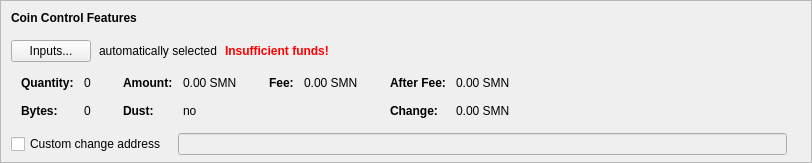
    <widget class="QFrame" name="frameCoinControl">
     <property name="sizePolicy">
      <sizepolicy hsizetype="Expanding" vsizetype="Expanding">
       <horstretch>0</horstretch>
       <verstretch>0</verstretch>
      </sizepolicy>
     </property>
     <property name="maximumSize">
      <size>
       <width>16777215</width>
       <height>16777215</height>
      </size>
     </property>
     <property name="frameShape">
      <enum>QFrame::StyledPanel</enum>
     </property>
     <property name="frameShadow">
      <enum>QFrame::Sunken</enum>
     </property>
     <layout class="QVBoxLayout" name="verticalLayoutCoinControl2">
      <property name="spacing">
       <number>0</number>
      </property>
      <property name="leftMargin">
       <number>0</number>
      </property>
      <property name="topMargin">
       <number>0</number>
      </property>
      <property name="rightMargin">
       <number>0</number>
      </property>
      <property name="bottomMargin">
       <number>6</number>
      </property>
      <item>
       <layout class="QVBoxLayout" name="verticalLayoutCoinControl" stretch="0,0,0,0,1">
        <property name="spacing">
         <number>0</number>
        </property>
        <property name="leftMargin">
         <number>10</number>
        </property>
        <property name="topMargin">
         <number>10</number>
        </property>
        <item>
         <layout class="QHBoxLayout" name="horizontalLayoutCoinControl1">
          <property name="bottomMargin">
           <number>15</number>
          </property>
          <item>
           <widget class="QLabel" name="labelCoinControlFeatures">
            <property name="sizePolicy">
             <sizepolicy hsizetype="Preferred" vsizetype="Maximum">
              <horstretch>0</horstretch>
              <verstretch>0</verstretch>
             </sizepolicy>
            </property>
            <property name="font">
             <font>
              <weight>75</weight>
              <bold>true</bold>
             </font>
            </property>
            <property name="styleSheet">
             <string notr="true">font-weight:bold;</string>
            </property>
            <property name="text">
             <string>Coin Control Features</string>
            </property>
           </widget>
          </item>
         </layout>
        </item>
        <item>
         <layout class="QHBoxLayout" name="horizontalLayoutCoinControl2" stretch="0,0,0,0">
          <property name="spacing">
           <number>8</number>
          </property>
          <property name="bottomMargin">
           <number>10</number>
          </property>
          <item>
           <widget class="QPushButton" name="pushButtonCoinControl">
            <property name="styleSheet">
             <string notr="true"/>
            </property>
            <property name="text">
             <string>Inputs...</string>
            </property>
            <property name="autoDefault">
             <bool>false</bool>
            </property>
           </widget>
          </item>
          <item>
           <widget class="QLabel" name="labelCoinControlAutomaticallySelected">
            <property name="text">
             <string>automatically selected</string>
            </property>
            <property name="margin">
             <number>5</number>
            </property>
           </widget>
          </item>
          <item>
           <widget class="QLabel" name="labelCoinControlInsuffFunds">
            <property name="font">
             <font>
              <weight>75</weight>
              <bold>true</bold>
             </font>
            </property>
            <property name="styleSheet">
             <string notr="true">color:red;font-weight:bold;</string>
            </property>
            <property name="text">
             <string>Insufficient funds!</string>
            </property>
            <property name="margin">
             <number>5</number>
            </property>
           </widget>
          </item>
          <item>
           <spacer name="horizontalSpacerCoinControl">
            <property name="orientation">
             <enum>Qt::Horizontal</enum>
            </property>
            <property name="sizeHint" stdset="0">
             <size>
              <width>40</width>
              <height>1</height>
             </size>
            </property>
           </spacer>
          </item>
         </layout>
        </item>
        <item>
         <widget class="QWidget" name="widgetCoinControl" native="true">
          <property name="sizePolicy">
           <sizepolicy hsizetype="Preferred" vsizetype="Preferred">
            <horstretch>0</horstretch>
            <verstretch>0</verstretch>
           </sizepolicy>
          </property>
          <property name="minimumSize">
           <size>
            <width>0</width>
            <height>0</height>
           </size>
          </property>
          <property name="styleSheet">
           <string notr="true"/>
          </property>
          <layout class="QHBoxLayout" name="horizontalLayoutCoinControl5">
           <property name="leftMargin">
            <number>0</number>
           </property>
           <property name="topMargin">
            <number>0</number>
           </property>
           <property name="rightMargin">
            <number>0</number>
           </property>
           <property name="bottomMargin">
            <number>0</number>
           </property>
           <item>
            <layout class="QHBoxLayout" name="horizontalLayoutCoinControl3" stretch="0,0,0,1">
             <property name="spacing">
              <number>20</number>
             </property>
             <property name="topMargin">
              <number>0</number>
             </property>
             <property name="bottomMargin">
              <number>10</number>
             </property>
             <item>
              <layout class="QFormLayout" name="formLayoutCoinControl1">
               <property name="horizontalSpacing">
                <number>10</number>
               </property>
               <property name="verticalSpacing">
                <number>14</number>
               </property>
               <property name="leftMargin">
                <number>10</number>
               </property>
               <property name="topMargin">
                <number>4</number>
               </property>
               <property name="rightMargin">
                <number>6</number>
               </property>
               <item row="0" column="0">
                <widget class="QLabel" name="labelCoinControlQuantityText">
                 <property name="font">
                  <font>
                   <weight>75</weight>
                   <bold>true</bold>
                  </font>
                 </property>
                 <property name="text">
                  <string>Quantity:</string>
                 </property>
                 <property name="margin">
                  <number>0</number>
                 </property>
                </widget>
               </item>
               <item row="0" column="1">
                <widget class="QLabel" name="labelCoinControlQuantity">
                 <property name="cursor">
                  <cursorShape>IBeamCursor</cursorShape>
                 </property>
                 <property name="contextMenuPolicy">
                  <enum>Qt::ActionsContextMenu</enum>
                 </property>
                 <property name="text">
                  <string notr="true">0</string>
                 </property>
                 <property name="margin">
                  <number>0</number>
                 </property>
                 <property name="textInteractionFlags">
                  <set>Qt::LinksAccessibleByMouse|Qt::TextSelectableByKeyboard|Qt::TextSelectableByMouse</set>
                 </property>
                </widget>
               </item>
               <item row="1" column="0">
                <widget class="QLabel" name="labelCoinControlBytesText">
                 <property name="font">
                  <font>
                   <weight>75</weight>
                   <bold>true</bold>
                  </font>
                 </property>
                 <property name="text">
                  <string>Bytes:</string>
                 </property>
                </widget>
               </item>
               <item row="1" column="1">
                <widget class="QLabel" name="labelCoinControlBytes">
                 <property name="cursor">
                  <cursorShape>IBeamCursor</cursorShape>
                 </property>
                 <property name="contextMenuPolicy">
                  <enum>Qt::ActionsContextMenu</enum>
                 </property>
                 <property name="text">
                  <string notr="true">0</string>
                 </property>
                 <property name="textInteractionFlags">
                  <set>Qt::LinksAccessibleByMouse|Qt::TextSelectableByKeyboard|Qt::TextSelectableByMouse</set>
                 </property>
                </widget>
               </item>
              </layout>
             </item>
             <item>
              <layout class="QFormLayout" name="formLayoutCoinControl2">
               <property name="horizontalSpacing">
                <number>10</number>
               </property>
               <property name="verticalSpacing">
                <number>14</number>
               </property>
               <property name="leftMargin">
                <number>6</number>
               </property>
               <property name="topMargin">
                <number>4</number>
               </property>
               <property name="rightMargin">
                <number>6</number>
               </property>
               <item row="0" column="0">
                <widget class="QLabel" name="labelCoinControlAmountText">
                 <property name="font">
                  <font>
                   <weight>75</weight>
                   <bold>true</bold>
                  </font>
                 </property>
                 <property name="text">
                  <string>Amount:</string>
                 </property>
                 <property name="margin">
                  <number>0</number>
                 </property>
                </widget>
               </item>
               <item row="0" column="1">
                <widget class="QLabel" name="labelCoinControlAmount">
                 <property name="cursor">
                  <cursorShape>IBeamCursor</cursorShape>
                 </property>
                 <property name="contextMenuPolicy">
                  <enum>Qt::ActionsContextMenu</enum>
                 </property>
                 <property name="text">
                  <string notr="true">0.00 SMN</string>
                 </property>
                 <property name="textInteractionFlags">
                  <set>Qt::LinksAccessibleByMouse|Qt::TextSelectableByKeyboard|Qt::TextSelectableByMouse</set>
                 </property>
                </widget>
               </item>
               <item row="1" column="0">
                <widget class="QLabel" name="labelCoinControlLowOutputText">
                 <property name="font">
                  <font>
                   <weight>75</weight>
                   <bold>true</bold>
                  </font>
                 </property>
                 <property name="text">
                  <string>Dust:</string>
                 </property>
                </widget>
               </item>
               <item row="1" column="1">
                <widget class="QLabel" name="labelCoinControlLowOutput">
                 <property name="cursor">
                  <cursorShape>IBeamCursor</cursorShape>
                 </property>
                 <property name="contextMenuPolicy">
                  <enum>Qt::ActionsContextMenu</enum>
                 </property>
                 <property name="text">
                  <string notr="true">no</string>
                 </property>
                 <property name="textInteractionFlags">
                  <set>Qt::LinksAccessibleByMouse|Qt::TextSelectableByKeyboard|Qt::TextSelectableByMouse</set>
                 </property>
                </widget>
               </item>
              </layout>
             </item>
             <item>
              <layout class="QFormLayout" name="formLayoutCoinControl3">
               <property name="horizontalSpacing">
                <number>10</number>
               </property>
               <property name="verticalSpacing">
                <number>14</number>
               </property>
               <property name="leftMargin">
                <number>6</number>
               </property>
               <property name="topMargin">
                <number>4</number>
               </property>
               <property name="rightMargin">
                <number>6</number>
               </property>
               <item row="0" column="0">
                <widget class="QLabel" name="labelCoinControlFeeText">
                 <property name="font">
                  <font>
                   <weight>75</weight>
                   <bold>true</bold>
                  </font>
                 </property>
                 <property name="text">
                  <string>Fee:</string>
                 </property>
                 <property name="margin">
                  <number>0</number>
                 </property>
                </widget>
               </item>
               <item row="0" column="1">
                <widget class="QLabel" name="labelCoinControlFee">
                 <property name="cursor">
                  <cursorShape>IBeamCursor</cursorShape>
                 </property>
                 <property name="contextMenuPolicy">
                  <enum>Qt::ActionsContextMenu</enum>
                 </property>
                 <property name="text">
                  <string notr="true">0.00 SMN</string>
                 </property>
                 <property name="textInteractionFlags">
                  <set>Qt::LinksAccessibleByMouse|Qt::TextSelectableByKeyboard|Qt::TextSelectableByMouse</set>
                 </property>
                </widget>
               </item>
             </layout>
             </item>
             <item>
              <layout class="QFormLayout" name="formLayoutCoinControl4">
               <property name="horizontalSpacing">
                <number>10</number>
               </property>
               <property name="verticalSpacing">
                <number>14</number>
               </property>
               <property name="leftMargin">
                <number>6</number>
               </property>
               <property name="topMargin">
                <number>4</number>
               </property>
               <property name="rightMargin">
                <number>6</number>
               </property>
               <item row="0" column="0">
                <widget class="QLabel" name="labelCoinControlAfterFeeText">
                 <property name="font">
                  <font>
                   <weight>75</weight>
                   <bold>true</bold>
                  </font>
                 </property>
                 <property name="text">
                  <string>After Fee:</string>
                 </property>
                 <property name="margin">
                  <number>0</number>
                 </property>
                </widget>
               </item>
               <item row="0" column="1">
                <widget class="QLabel" name="labelCoinControlAfterFee">
                 <property name="cursor">
                  <cursorShape>IBeamCursor</cursorShape>
                 </property>
                 <property name="contextMenuPolicy">
                  <enum>Qt::ActionsContextMenu</enum>
                 </property>
                 <property name="text">
                  <string notr="true">0.00 SMN</string>
                 </property>
                 <property name="textInteractionFlags">
                  <set>Qt::LinksAccessibleByMouse|Qt::TextSelectableByKeyboard|Qt::TextSelectableByMouse</set>
                 </property>
                </widget>
               </item>
               <item row="1" column="0">
                <widget class="QLabel" name="labelCoinControlChangeText">
                 <property name="font">
                  <font>
                   <weight>75</weight>
                   <bold>true</bold>
                  </font>
                 </property>
                 <property name="text">
                  <string>Change:</string>
                 </property>
                </widget>
               </item>
               <item row="1" column="1">
                <widget class="QLabel" name="labelCoinControlChange">
                 <property name="cursor">
                  <cursorShape>IBeamCursor</cursorShape>
                 </property>
                 <property name="contextMenuPolicy">
                  <enum>Qt::ActionsContextMenu</enum>
                 </property>
                 <property name="text">
                  <string notr="true">0.00 SMN</string>
                 </property>
                 <property name="textInteractionFlags">
                  <set>Qt::LinksAccessibleByMouse|Qt::TextSelectableByKeyboard|Qt::TextSelectableByMouse</set>
                 </property>
                </widget>
               </item>
              </layout>
             </item>
            </layout>
           </item>
          </layout>
         </widget>
        </item>
        <item>
         <layout class="QHBoxLayout" name="horizontalLayoutCoinControl4" stretch="0,0,0">
          <property name="spacing">
           <number>12</number>
          </property>
          <property name="sizeConstraint">
           <enum>QLayout::SetDefaultConstraint</enum>
          </property>
          <property name="topMargin">
           <number>5</number>
          </property>
          <property name="rightMargin">
           <number>5</number>
          </property>
          <item>
           <widget class="QCheckBox" name="checkBoxCoinControlChange">
            <property name="toolTip">
             <string>If this is activated, but the change address is empty or invalid, change will be sent to a newly generated address.</string>
            </property>
            <property name="text">
             <string>Custom change address</string>
            </property>
           </widget>
          </item>
          <item>
           <widget class="QValidatedLineEdit" name="lineEditCoinControlChange">
            <property name="enabled">
             <bool>false</bool>
            </property>
            <property name="sizePolicy">
             <sizepolicy hsizetype="Expanding" vsizetype="Fixed">
              <horstretch>0</horstretch>
              <verstretch>0</verstretch>
             </sizepolicy>
            </property>
           </widget>
          </item>
          <item>
           <widget class="QLabel" name="labelCoinControlChangeLabel">
            <property name="sizePolicy">
             <sizepolicy hsizetype="Preferred" vsizetype="Expanding">
              <horstretch>0</horstretch>
              <verstretch>0</verstretch>
             </sizepolicy>
            </property>
            <property name="minimumSize">
             <size>
              <width>0</width>
              <height>0</height>
             </size>
            </property>
            <property name="text">
             <string/>
            </property>
            <property name="margin">
             <number>3</number>
            </property>
           </widget>
          </item>
         </layout>
        </item>
        <item>
         <spacer name="verticalSpacerCoinControl">
          <property name="orientation">
           <enum>Qt::Vertical</enum>
          </property>
          <property name="sizeHint" stdset="0">
           <size>
            <width>800</width>
            <height>1</height>
           </size>
          </property>
         </spacer>
        </item>
       </layout>
      </item>
     </layout>
    </widget>
